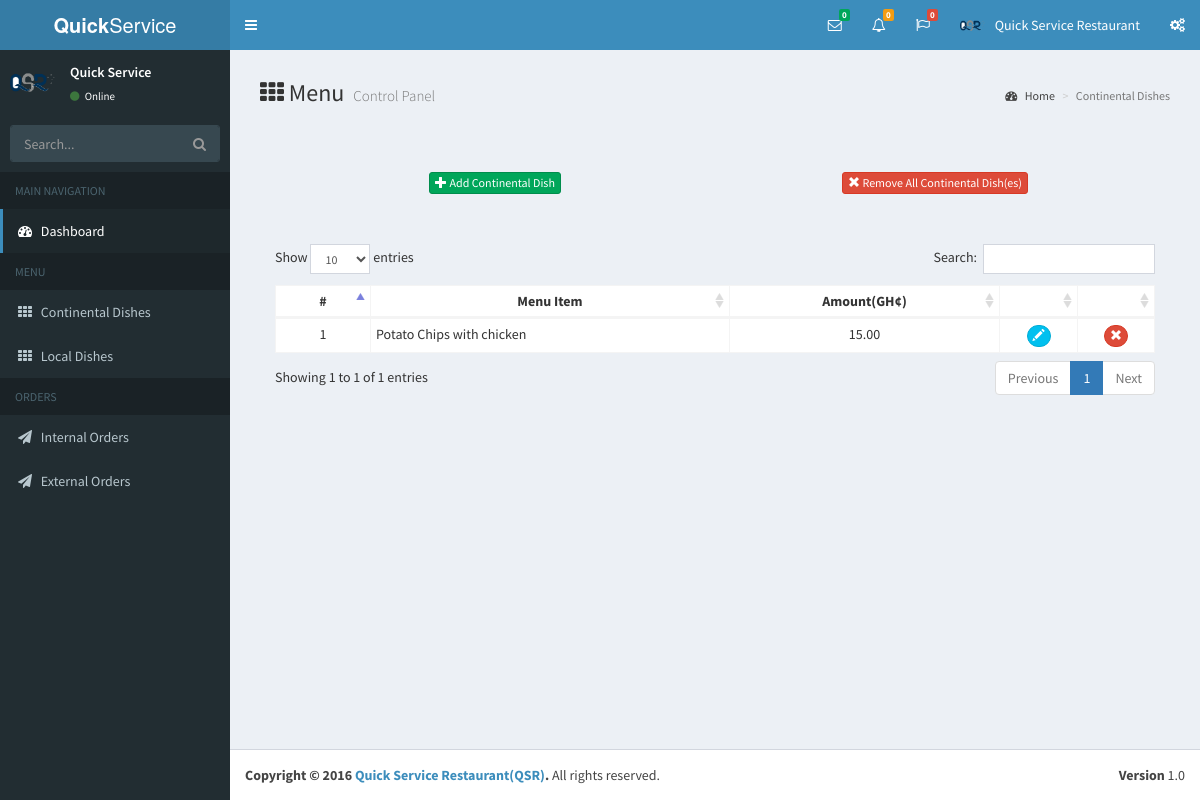
/quickserve/index.php?continental (signed in), run on the app's committed database.
### tables this page shows
CREATE TABLE `dp` (
  `id` int(11) NOT NULL AUTO_INCREMENT,
  `username` varchar(100) DEFAULT NULL,
  `image` varchar(300) DEFAULT NULL,
  PRIMARY KEY (`id`)
);

CREATE TABLE `logindetails` (
  `id` int(11) NOT NULL AUTO_INCREMENT,
  `username` varchar(100) DEFAULT NULL,
  `nickname` varchar(100) DEFAULT NULL,
  `fullname` varchar(200) DEFAULT NULL,
  `email` varchar(200) DEFAULT NULL,
  `mobileNo1` varchar(20) DEFAULT NULL,
  `mobileNo2` varchar(20) DEFAULT NULL,
  `datereg` varchar(100) DEFAULT NULL,
  PRIMARY KEY (`id`)
);

CREATE TABLE `continental` (
  `id` int(11) NOT NULL AUTO_INCREMENT,
  `name` varchar(500) DEFAULT NULL,
  `amount` varchar(100) DEFAULT NULL,
  `date` varchar(100) DEFAULT NULL,
  PRIMARY KEY (`id`)
);

### devsiFiles/includes/header.php (shortened to what this page needs)
<?php
    $userDetails=$devsi->getFullDetails($_SESSION['siadmin'],'logindetails');
    $dp=$devsi->getDp($_SESSION['siadmin']);
?>
<header class="main-header">
<a href="?home" class="logo">
    <span class="logo-lg"><b>Quick</b>Service Restaurant</span>
</a>
<nav class="navbar navbar-static-top">
<a href="#" class="sidebar-toggle" data-toggle="offcanvas" role="button">
</a>
<div class="navbar-custom-menu">
<ul class="nav navbar-nav">
<li class="dropdown messages-menu">
    <a href="#" class="dropdown-toggle" data-toggle="dropdown">
        <i class="fa fa-envelope-o"></i>
        <span class="label label-success"><?php echo $devsi->getNumRows('messages'); ?></span>
    </a>
</li>
<li class="dropdown notifications-menu">
    <a href="#" class="dropdown-toggle" data-toggle="dropdown">
        <i class="fa fa-bell-o"></i>
        <span class="label label-warning"><?php echo $devsi->getNumRows('notifications'); ?></span>
    </a>
</li>
<li class="dropdown tasks-menu">
    <a href="#" class="dropdown-toggle" data-toggle="dropdown">
        <i class="fa fa-flag-o"></i>
        <span class="label label-danger"><?php echo $devsi->getNumRows('tasks'); ?></span>
    </a>
</li>
<li class="dropdown user user-menu">
    <a href="#" class="dropdown-toggle" data-toggle="dropdown">
        <img src="banners/<?php echo $dp[0]; ?>" class="user-image" alt="User Image">
        <span class="hidden-xs"><?php echo $userDetails[3]; ?></span>
    </a>
</li>
<li>
    <a href="#" data-toggle="control-sidebar"><i class="fa fa-gears"></i></a>
</li>
</ul>
</div>
</nav>
</header>

### devsiFiles/includes/sidebar.php
<?php
    $userDetails=$devsi->getFullDetails($_SESSION['siadmin'],'logindetails');
    $dp=$devsi->getDp($_SESSION['siadmin']);
?>
<aside class="main-sidebar">
    <section class="sidebar">
        <div class="user-panel">
            <div class="pull-left image">
                <img src="banners/<?php echo $dp[0]; ?>" class="img-circle" alt="User Image">
            </div>
            <div class="pull-left info">
                <p><?php echo $userDetails[2]; ?></p>
                <a href="#"><i class="fa fa-circle text-success"></i> Online</a>
            </div>
        </div>
        <form action="#" method="get" class="sidebar-form">
            <div class="input-group">
                <input type="text" name="q" class="form-control" placeholder="Search...">
              <span class="input-group-btn">
                <button type="submit" name="search" id="search-btn" class="btn btn-flat"><i class="fa fa-search"></i>
                </button>
              </span>
            </div>
        </form>
        <ul class="sidebar-menu">
            <li class="header">MAIN NAVIGATION</li>
            <li class="active treeview">
                <a href="?dashboard">
                    <i class="fa fa-dashboard"></i> <span>Dashboard</span>
                </a>
            </li>
            <li class="header">MENU</li>
            <li clas="treeview">
                <a href="?continental">
                    <i class="fa fa-th"></i> <span>Continental Dishes</span>
                </a>
            </li>
            <li class="treeview">
                <a href="?local">
                    <i class="fa fa-th"></i> <span>Local Dishes</span>
                </a>
            </li>
            <li class="header">ORDERS</li>
            <li class="treeview">
                <a href="?internal">
                    <i class="fa fa-send"></i> <span>Internal Orders</span>
                </a>
            </li>
            <li class="treeview">
                <a href="?external">
                    <i class="fa fa-send"></i> <span>External Orders</span>
                </a>
            </li>
        </ul>
    </section>
</aside>

### devsiFiles/includes/functions.php (shortened to what this page needs)
<?php
class Devsi{
    private $con;
    function __construct(){
        $this->con = new PDO("mysql:host=".HOST.";dbname=".DB_NAME."",USERNAME,PASSWORD);
        $this->con->setAttribute(PDO::ATTR_ERRMODE,PDO::ERRMODE_EXCEPTION);
    }
    function sanitize($data){
        return htmlentities(trim($data));
    }
    function getDp($username){
        $query="select image from dp where username=?";
        $result=$this->con->prepare($query);
        $result->bindParam('s',$username);
        $result->execute(array($username));
        return $result->fetch();
    }
    function getNumRows($table){
        $table=$this->sanitize($table);
        $query="select count(*) from ".$table;
        $result=$this->con->query($query);
        $num=$result->fetch();
        return $num[0];
    }
    function getFullDetails($username,$table){
        $username=$this->sanitize($username);
        $table=$this->sanitize($table);
        $query="select * from ".$table." where username=? limit 1";
        $result=$this->con->prepare($query);
        $result->bindParam('s',$username);
        $result->execute(array($username));
        $data=$result->fetch();
        return $data;
    }
    function loadContentDishes(){
        $query="select * from continental order by date desc";
        $result=$this->con->query($query);
        $count=1;
        while($row=$result->fetch(PDO::FETCH_ASSOC)){
            echo "<tr><td><center>".$count."</center></td><td>".$row['name']."</td><td><center>".$row['amount']."</center></td><td><center><form method='post' action='?continental'><button type='submit' name='edit' value='".$row['id']."' class='btn btn-xs btn-info tooltip-bottom' title='Edit' style='border-radius: 50px; -webkit-border-radius: 50px; -moz-border-radius: 50px;'><span class='glyphicon glyphicon-pencil'></span></button></form></center></td><td><center><button type='button' class='btn btn-xs btn-danger tooltip-bottom' title='Delete' style='border-radius: 50px; -webkit-border-radius: 50px; -moz-border-radius: 50px;' onclick=\"delMenuItem('continental','".$row['id']."');\"><span class='glyphicon glyphicon-remove'></span></button></center></td></tr>";
            $count++;
        }
    }
    function loadContent(){
        if(isset($_GET['logout'])){
            include "dashboard.php";
            $this->updateStatus($_SESSION['siadmin'],0);
            unset($_SESSION['siadmin']);
            echo "<script>window.location.assign('login.php'); </script>";
        }elseif(isset($_GET['dashboard'])){
            include "dashboard.php";
        }elseif(isset($_GET['lastlogin'])) {
            include "lastlogin.php";
        }elseif(isset($_GET['notifications'])){
            include "notifications.php";
        }elseif(isset($_GET['continental'])){
            include "continental.php";
        }elseif(isset($_GET['local'])){
            include "local.php";
        }elseif(isset($_GET['internal'])){
            include "internal.php";
        }elseif(isset($_GET['external'])){
            include "external.php";
        }else{
            include "dashboard.php";
        }
    }
    function cRight(){
        $startDate="2016";
        if(Date('Y')==$startDate){
            echo $startDate;
        }else{
            echo $startDate."-".Date("Y");
        }
    }
}

### data on the page
dp: image (picture)
logindetails: fullname "Quick Service Restaurant", nickname "Quick Service"
continental: name "Potato Chips with chicken", amount "15.00", $row['id'] 13 (drawn)

### other printed values
$devsi->getNumRows('messages') "0"
$devsi->getNumRows('notifications') "0"
$devsi->getNumRows('tasks') "0"
$startDate "2016"
